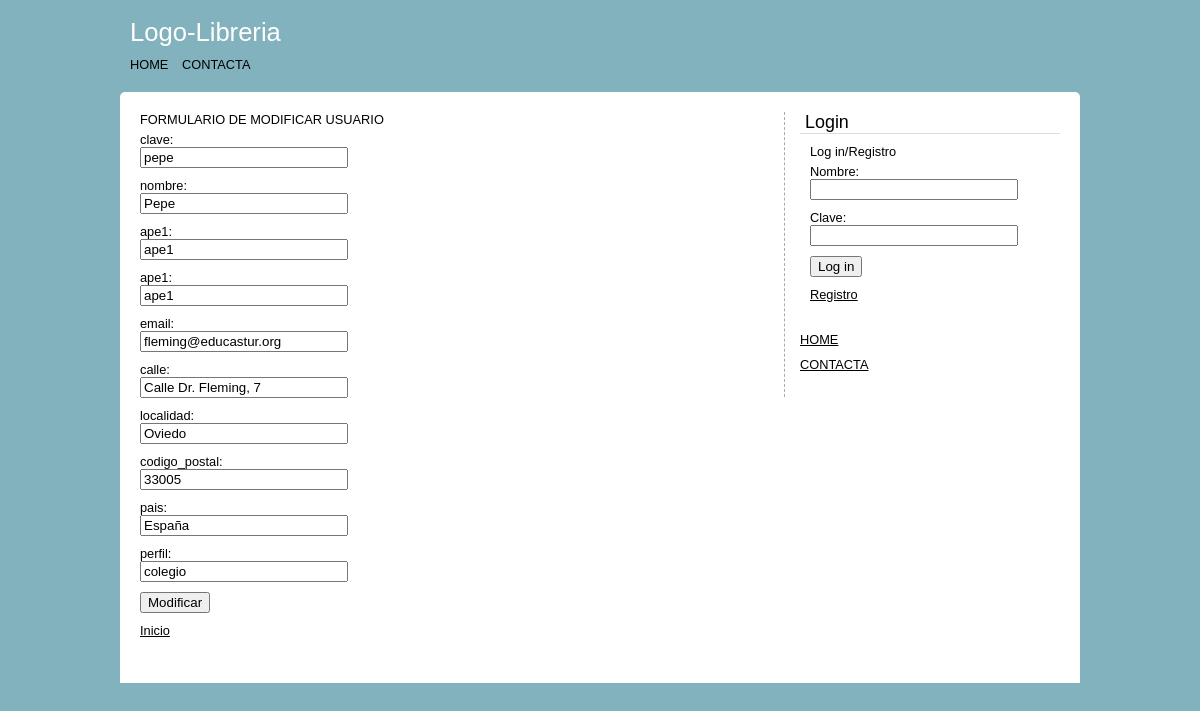
/usuarioModificarFormulario.php?id_usuario=1, run on the app's committed database.
### tables this page shows
CREATE TABLE `usuarios` (
  `id_usuario` int(20) NOT NULL,
  `nombre_usuario` varchar(50) NOT NULL,
  `clave` varchar(50) NOT NULL,
  `nombre` varchar(50) NOT NULL,
  `ape1` varchar(50) NOT NULL,
  `ape2` varchar(50) NOT NULL,
  `email` varchar(100) NOT NULL,
  `calle` varchar(100) NOT NULL,
  `localidad` varchar(50) NOT NULL,
  `codigo_postal` varchar(20) NOT NULL,
  `pais` varchar(50) NOT NULL,
  `perfil` varchar(50) NOT NULL
);

### core/functions/users.php (called while the page is built, shortened)
<?php
function get_user_by_id($connection, $id_usuario) {
    $id_usuario = $connection->real_escape_string($id_usuario);
    $resultquery = $connection->query("SELECT * FROM usuarios WHERE id_usuario =$id_usuario");
    $resultUser = null;
    if ($user = $resultquery->fetch_object('User')) {
        $resultUser= $user;
    }
    return $resultUser;
}

### core/classes/user.php (called while the page is built, shortened)
<?php
class User {
	private $clave;
	private $nombre;
	private $ape1;
	private $email;
	private $calle;
	private $localidad;
	private $codigo_postal;
	private $pais;
	private $perfil;
	public function get_clave() {
		return $this->clave;
	}
	public function get_nombre() {
		return $this->nombre;
	}
	public function get_ape1() {
		return $this->ape1;
	}
	public function get_email() {
		return $this->email;
	}
	public function get_calle() {
		return $this->calle;
	}
	public function get_localidad() {
		return $this->localidad;
	}
	public function get_codigo_postal() {
		return $this->codigo_postal;
	}
	public function get_pais() {
		return $this->pais;
	}
	public function get_perfil() {
		return $this->perfil;
	}
}

### usuarioModificarFormulario.php (the view, shortened to what this page needs)
<?php include 'core/init.php'; ?>
<?php include 'includes/overall/overallheader.php'; ?>
<?php
	$id_usuario = $_GET['id_usuario'];
	$user = get_user_by_id($conexion, $id_usuario);
?>
	<form action="usuarioModificar.php" method="post">
	FORMULARIO DE MODIFICAR USUARIO
	<ul id="login">
		<li>
			<label for="clave">clave:</label><br>
			<input type="text" id="clave" name="clave" value="<?php echo $user->get_clave(); ?>">
		</li>
		<li>
			<label for="nombre">nombre:</label><br>
			<input type="text" id="nombre" name="nombre" value="<?php echo $user->get_nombre(); ?>">
		</li>
		<li>
			<label for="ape1">ape1:</label><br>
			<input type="text" id="ape1" name="ape1" value="<?php echo $user->get_ape1(); ?>">
		</li>
		<li>
			<label for="ape2">ape1:</label><br>
			<input type="text" id="ape1" name="ape1" value="<?php echo $user->get_ape1(); ?>">
		</li>
		<li>
			<label for="email">email:</label><br>
			<input type="text" id="email" name="email" value="<?php echo $user->get_email(); ?>">
		</li>
		<li>
			<label for="calle">calle:</label><br>
			<input type="text" id="calle" name="calle" value="<?php echo $user->get_calle(); ?>">
		</li>
		<li>
			<label for="localidad">localidad:</label><br>
			<input type="text" id="localidad" name="localidad" value="<?php echo $user->get_localidad(); ?>">
		</li>
		<li>
			<label for="codigo_postal">codigo_postal:</label><br>
			<input type="text" id="codigo_postal" name="codigo_postal" value="<?php echo $user->get_codigo_postal(); ?>">
		</li>
		<li>
			<label for="pais">pais:</label><br>
			<input type="text" id="pais" name="pais" value="<?php echo $user->get_pais(); ?>">
		</li>
		<li>
			<label for="perfil">perfil:</label><br>
			<input type="text" id="perfil" name="perfil" value="<?php echo $user->get_perfil(); ?>">
		</li>
		<li>
			<input type="submit" value="Modificar">
		</li>
		<li>
			<a href="index.php">Inicio</a>
		</li>
	</ul>
	</form>

### css/estilo.css (style rules this page uses)
ul { padding:0; margin:0 0 20px 0; list-style:none; }
a:link, a:visited { text-decoration:underline; color:#000; }
ul li { padding:5px 0; }
ul li input[type="text"], ul li input[type="password"] { width:200px; }
body { background:#82b2be; font-family:Arial; font-size:0.8em; }

### data on the page
usuarios: clave "pepe", nombre "Pepe", ape1 "ape1", email "fleming@educastur.org", calle "Calle Dr. Fleming, 7", localidad "Oviedo", codigo_postal "33005", pais "España", perfil "colegio"
